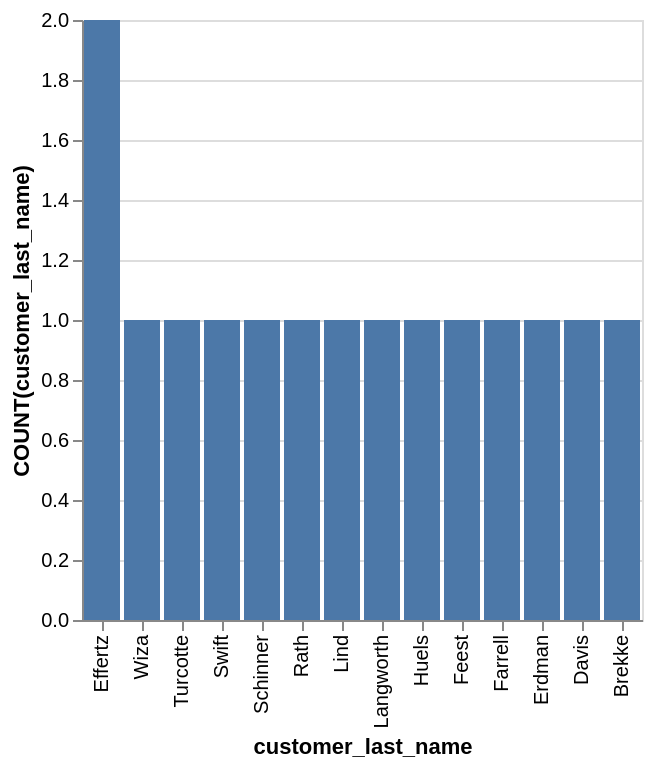

Source (Vega-Lite JSON):
### Vega-Lite specification from a JSON file in a GitHub repository (floating-point values rounded to 4 significant figures)
{"data": {"values": [{"x_data": "Effertz", "y_data": 2}, {"x_data": "Wiza", "y_data": 1}, {"x_data": "Turcotte", "y_data": 1}, {"x_data": "Swift", "y_data": 1}, {"x_data": "Schinner", "y_data": 1}, {"x_data": "Rath", "y_data": 1}, {"x_data": "Lind", "y_data": 1}, {"x_data": "Langworth", "y_data": 1}, {"x_data": "Huels", "y_data": 1}, {"x_data": "Feest", "y_data": 1}, {"x_data": "Farrell", "y_data": 1}, {"x_data": "Erdman", "y_data": 1}, {"x_data": "Davis", "y_data": 1}, {"x_data": "Brekke", "y_data": 1}]}, "mark": "bar", "encoding": {"x": {"field": "x_data", "type": "nominal", "title": "customer_last_name", "sort": {"op": "sum", "field": "y_data", "order": "descending"}}, "y": {"field": "y_data", "type": "quantitative", "title": "COUNT(customer_last_name)"}}}
